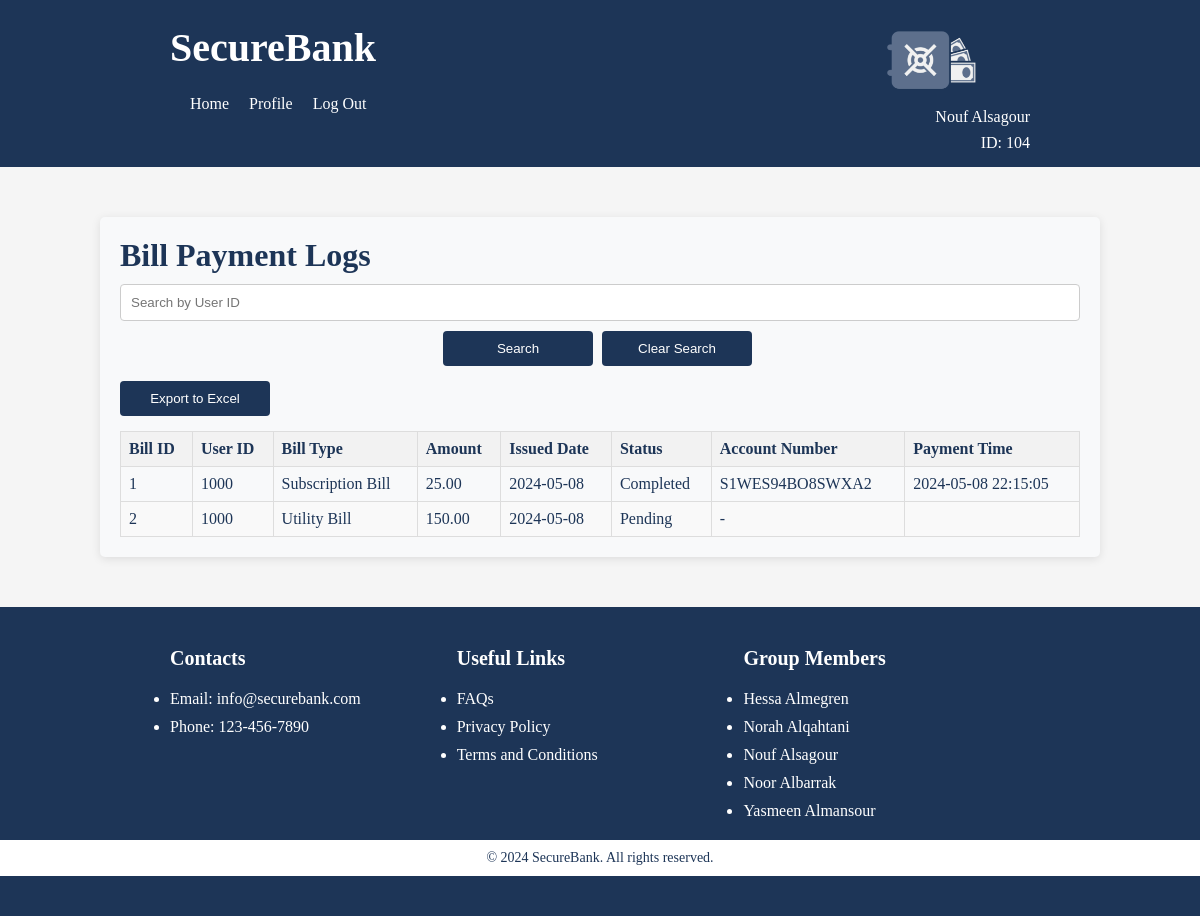
Screenshot of /SecureBank/Admin/Services/billLogs.php (signed in) with the database file from the repository.
### tables this page shows
CREATE TABLE `billpayments` (
  `bill_id` int(11) NOT NULL,
  `user_id` int(11) NOT NULL,
  `bill_type` enum('Utility Bill','Subscription Bill','Financial Bill','Education Bill','Healthcare Bill','Fine Bill') NOT NULL,
  `amount` decimal(10,0) NOT NULL,
  `issued_date` date NOT NULL DEFAULT current_timestamp(),
  `account_id` int(11) DEFAULT NULL,
  `payment_time` datetime DEFAULT NULL,
  `status` enum('Pending','Completed','In Process') NOT NULL DEFAULT 'Pending'
);

CREATE TABLE `accounts` (
  `account_id` int(11) NOT NULL,
  `account_number` varchar(50) NOT NULL,
  `account_type` enum('Savings','Checking','Business','Individual Retirement') NOT NULL,
  `date_opened` date NOT NULL DEFAULT current_timestamp(),
  `account_status` enum('Active','Closed','Suspended','Pending Approval') NOT NULL DEFAULT 'Pending Approval',
  `balance` decimal(10,0) NOT NULL,
  `user_id` int(11) NOT NULL
);

### SecureBank/Admin/Services/billLogs.php (the view, shortened to what this page needs)
<!DOCTYPE html>
<html lang="en">
<head>
  <link rel="stylesheet" href="../../CSS/styles.css">
  <link rel="stylesheet" href="../CSS/styles.css">
</head>
<body>
  <?php include('../Include/header.php'); ?>
  <main>
    <h1 style="margin-bottom: 10px;">Bill Payment Logs</h1>
    <div style="text-align: center;">
        <input type="text" id="search-input" placeholder="Search by User ID">
        <button class="button" style="height: 35px;" onclick="searchUser()">Search</button>
        <button class="button" style="height: 35px;" onclick="clearSearch()">Clear Search</button>
    </div>
    <button class="button" style="height: 35px;" onclick="exportToExcel()">Export to Excel</button>
    <table id="bill-payment-table">
      <thead>
        <tr>
          <th>Bill ID</th>
          <th>User ID</th>
          <th>Bill Type</th>
          <th>Amount</th>
          <th>Issued Date</th>
          <th>Status</th>
          <th>Account Number</th>
          <th>Payment Time</th>
        </tr>
      </thead>
      <tbody>
      <?php
        require('../../Configurations/databaseConfig.php');
        $query = "SELECT * FROM billpayments";
        $result = mysqli_query($conn, $query);
        if ($result) {
          if (mysqli_num_rows($result) > 0) {
            while ($row = mysqli_fetch_assoc($result)) {
              $accountQuery = "SELECT account_number FROM accounts WHERE account_id = '{$row['account_id']}'";
              $accountResult = mysqli_query($conn, $accountQuery);
              if ($accountResult && mysqli_num_rows($accountResult) > 0) {
                $accountRow = mysqli_fetch_assoc($accountResult);
                $accountNumber = $accountRow['account_number'];
              } else {
                $accountNumber = '-';
              }
              echo "<tr>";
              echo "<td>{$row['bill_id']}</td>";
              echo "<td>{$row['user_id']}</td>";
              echo "<td>{$row['bill_type']}</td>";
              echo "<td>" . number_format($row['amount'], 2) . "</td>";
              echo "<td>{$row['issued_date']}</td>";
              echo "<td>{$row['status']}</td>";
              echo "<td>$accountNumber</td>";
              echo "<td>{$row['payment_time']}</td>";
              echo "</tr>";
            }
          } else {
            echo "<tr><td colspan='8'>No bills exist</td></tr>";
          }
        } else {
          echo "Error: " . mysqli_error($conn);
        }
        ?>
      </tbody>
    </table>
  </main>
  <?php include($_SERVER['DOCUMENT_ROOT'] . '/SecureBank/Include/footer.php');?>
</body>
</html>

### SecureBank/CSS/styles.css (style rules this page uses)
* { margin: 0; padding: 0; box-sizing: border-box; }
body { font-family: 'Times New Roman', Times, serif; background-color: #f5f5f5; color: #1d3557; margin: 0; padding: 0; }
.button { background-color: #1d3557; color: #fff; cursor: pointer; }
.button { background-color: #0f2642; }

### SecureBank/Admin/CSS/styles.css (style rules this page uses)
main { max-width: 1000px; margin: 50px auto; padding: 20px; background-color: #f8f9fa; box-shadow: 0 2px 10px rgba(0, 0, 0, 0.1); border-radius: 5px; }
table { border-collapse: collapse; width: 100%; }
table th, table td { border: 1px solid #ddd; padding: 8px; text-align: left; }
table th { background-color: #f2f2f2; }
table tr:nth-child(even) { background-color: #f9f9f9; }
input[type="text"], input[type="password"] { width: 100%; padding: 10px; border: 1px solid #ccc; border-radius: 4px; box-sizing: border-box; margin-bottom: 10px; }
.button { padding: 10px 20px auto; background-color: #1d3557; color: white; border: none; border-radius: 4px; cursor: pointer; transition: background-color 0.3s ease; width: 150px; margin-bottom: 15px; }
.button { height: 35px; margin-right: 5px; }

### rows the page displays
billpayments: bill_id "1", user "1000", bill_type "Subscription Bill", amount "25.00", issued_date "2024-05-08", status "Completed", account.account_number "S1WES94BO8SWXA2", payment_time "2024-05-08 22:15:05"
billpayments: bill_id "2", user "1000", bill_type "Utility Bill", amount "150.00", issued_date "2024-05-08", status "Pending", accountNumber "-"

### other values shown
$adminFirstName "Nouf"
$adminLastName "Alsagour"
$adminId "104"
